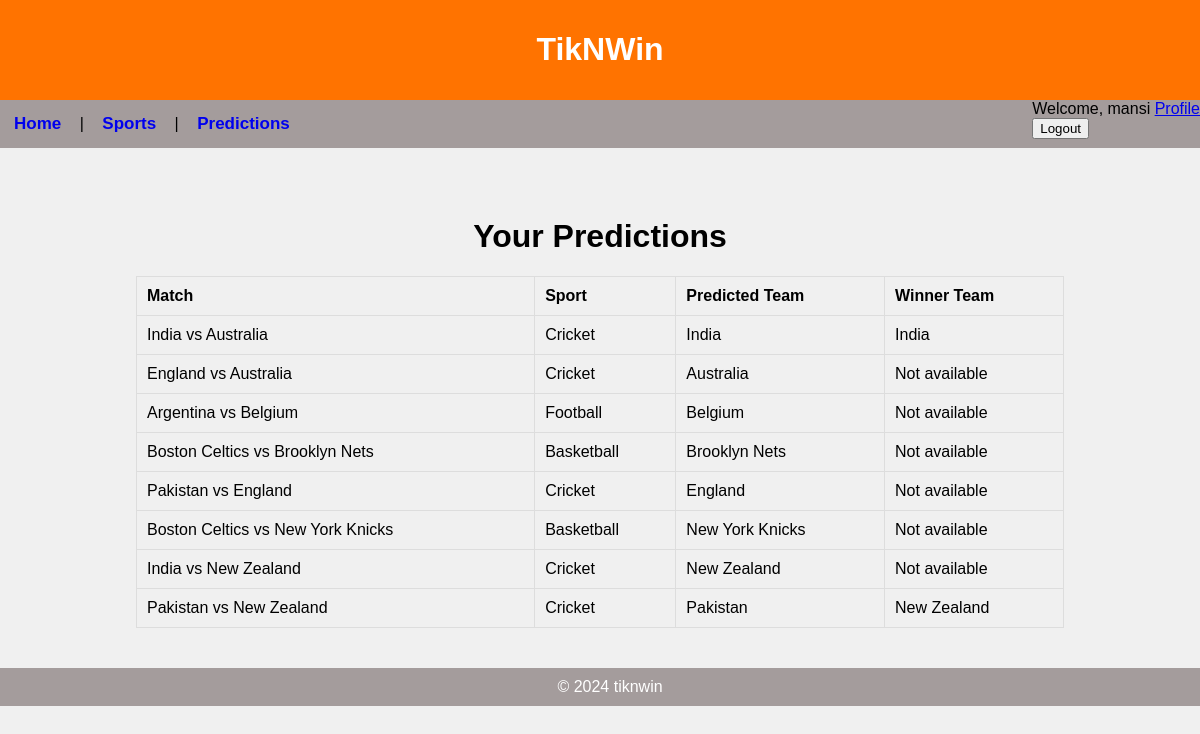
The page /predictions/ (signed in) on the database its author committed.
### app/models.py (models this page shows, shortened)
class User(AbstractUser):
    date_of_birth = models.DateField(null=True, blank=True)
    profile_picture = models.ImageField(upload_to='profile_pics/', null=True, blank=True)
    phone_number = models.CharField(max_length=15, null=True, blank=True)
    address = models.TextField(null=True, blank=True)
    bio = models.TextField(null=True, blank=True)
    gender = models.CharField(max_length=10, choices=[('Male', 'Male'), ('Female', 'Female'), ('Other', 'Other')], null=True, blank=True)
    occupation = models.CharField(max_length=255, null=True, blank=True)
    company = models.CharField(max_length=255, null=True, blank=True)
    receive_newsletter = models.BooleanField(default=False)
    created_at = models.DateTimeField(auto_now_add=True)
    updated_at = models.DateTimeField(auto_now=True)
    groups = models.ManyToManyField('auth.Group',blank=True,related_name='user_groups')
    user_permissions = models.ManyToManyField('auth.Permission',blank=True,related_name='user_user_permissions')

class Prediction(models.Model):
    user = models.ForeignKey('user', on_delete=models.CASCADE)
    match = models.ForeignKey('Match', on_delete=models.CASCADE)
    predicted_team = models.ForeignKey('Team', on_delete=models.CASCADE, null=True, blank=True)
    prediction_comment = models.TextField(blank=True)
    created_at = models.DateTimeField(auto_now_add=True)
    updated_at = models.DateTimeField(auto_now=True)

class Match(models.Model):
    home_team = models.ForeignKey('Team', related_name='home_matches', on_delete=models.CASCADE)
    away_team = models.ForeignKey('Team', related_name='away_matches', on_delete=models.CASCADE)
    date_time = models.DateTimeField()
    location = models.CharField(max_length=255)
    result = models.CharField(max_length=50, blank=True, null=True)
    description = models.TextField(blank=True)
    sports = models.ForeignKey('Sports', related_name='matches', on_delete=models.CASCADE, null=True, blank=True)
    created_at = models.DateTimeField(auto_now_add=True)
    updated_at = models.DateTimeField(auto_now=True)

class Team(models.Model):
    name = models.CharField(max_length=255, unique=True)
    abbreviation = models.CharField(max_length=10, unique=True)
    description = models.TextField(blank=True)
    founded_year = models.PositiveIntegerField(null=True, blank=True)
    home_stadium = models.CharField(max_length=255, blank=True)
    website = models.URLField(blank=True)
    flag_image = models.ImageField(upload_to='media/team_flags/', null=True, blank=True)
    sports = models.ManyToManyField('Sports', related_name='teams')
    created_at = models.DateTimeField(auto_now_add=True)
    updated_at = models.DateTimeField(auto_now=True)

class Sports(models.Model):
    name = models.CharField(max_length=255, unique=True)
    description = models.TextField(blank=True)
    image = models.ImageField(upload_to='media/images/', null=True, blank=True)
    founded_year = models.PositiveIntegerField(null=True, blank=True)
    country = models.CharField(max_length=100, blank=True)
    website = models.URLField(blank=True)
    created_at = models.DateTimeField(auto_now_add=True)
    updated_at = models.DateTimeField(auto_now=True)

### app/views.py (the view)
# urls.py: path('predictions/', predictions , name='predictions'),
@login_required(login_url='login')
def predictions(request):
    user = request.user
    predictions = Prediction.objects.filter(user=user)
    return render(request, "app/predictions.html", {'predictions': predictions})

### app/templates/app/predictions.html (shortened to what this page needs)
{% extends 'app/layout.html' %}
{% block header %}TikNWin{% endblock %}
{% block content %}
  <div style="text-align: center; margin-top: 50px;">
    <h1 style="font-size: 2em;">Your Predictions</h1>
    {% if predictions %}
      <table style="width: 80%; margin: 20px auto; border-collapse: collapse;">
        <thead>
          <tr>
            <th style="border: 1px solid #ddd; padding: 10px;">Match</th>
            <th style="border: 1px solid #ddd; padding: 10px;">Sport</th>
            <th style="border: 1px solid #ddd; padding: 10px;">Predicted Team</th>
            <th style="border: 1px solid #ddd; padding: 10px;">Winner Team</th>
          </tr>
        </thead>
        <tbody>
          {% for prediction in predictions %}
            <tr>
              <td style="border: 1px solid #ddd; padding: 10px;">{{ prediction.match.home_team.name }} vs {{ prediction.match.away_team.name }}</td>
              <td style="border: 1px solid #ddd; padding: 10px;">{{ prediction.match.sports.name }}</td>
              <td style="border: 1px solid #ddd; padding: 10px;">{{ prediction.predicted_team.name }}</td>
              <td style="border: 1px solid #ddd; padding: 10px;">{{ prediction.match.result|default:"Not available" }}</td>
            </tr>
          {% endfor %}
        </tbody>
      </table>
    {% else %}
      <p style="font-size: 1.5em;">You haven't made any predictions yet.</p>
    {% endif %}
  </div>
{% endblock %}

### app/templates/app/layout.html (shortened to what this page needs)
<!DOCTYPE html>
<html lang="en">
<head>
    {% load static %}
    <link rel="stylesheet" href="{% static 'app/styles.css' %}">
</head>
<body>
    <header>
        <h1>{% block header %}TiknWin{% endblock %}</h1>
    </header>
    <nav>
        <div class="left-links">
            <a class="links" href="{% url 'app:index' %}">Home</a> |
            <a class="links" href="{% url 'app:sports' %}">Sports</a> |
            <a class="links" href="{% url 'app:predictions' %}">Predictions</a>
        </div>
        <div class="right-links">
            {% if user.is_authenticated %}
                Welcome, {{ user.first_name }}
                <a href="{% url 'app:profile' %}">Profile</a>
                <form method="post" action="{% url 'logout' %}">
                <input type="submit" value="Logout">
                </form>
            {% else %}
                <a class="links" href="{% url 'login' %}">Login</a> |
                <a class="links" href="{% url 'app:register' %}">Register</a>
            {% endif %}
            </div>
    </nav>
    <main>
        {% block content %}{% endblock %}
    </main>
    <footer>
        &copy; {% block footer_year %}2024{% endblock %} tiknwin
    </footer>
</body>
</html>

### app/static/app/styles.css (style rules this page uses)
body { font-family: Arial, sans-serif; margin: 0; padding: 0; background-color: #f0f0f0; }
header { background-color: #ff7300; color: white; padding: 10px; text-align: center; }
nav { display: flex; top: 0; width: 100%; background-color: #a49c9c; overflow: auto; height: auto; }
.left-links { flex: 1 1 200px; }
.links { display: inline-block; text-align: center; padding: 14px; text-decoration: none; font-size: 17px; font-weight: bolder; }
main { padding: 20px; }
footer { background-color: #a49c9c; color: white; text-align: center; padding: 10px; position: relative; bottom: 0; width: 100%; }
table { text-align: left; }
td { vertical-align: top; }

### rows shown on the page
User: first_name "mansi"
Prediction: match.home_team.name "India", match.away_team.name "Australia", match.sports.name "Cricket", predicted_team.name "India", match.result "India"
Prediction: match.home_team.name "England", match.away_team.name "Australia", match.sports.name "Cricket", predicted_team.name "Australia", match.result "Not available"
Prediction: match.home_team.name "Argentina", match.away_team.name "Belgium", match.sports.name "Football", predicted_team.name "Belgium", match.result "Not available"
Prediction: match.home_team.name "Boston Celtics", match.away_team.name "Brooklyn Nets", match.sports.name "Basketball", predicted_team.name "Brooklyn Nets", match.result "Not available"
Prediction: match.home_team.name "Pakistan", match.away_team.name "England", match.sports.name "Cricket", predicted_team.name "England", match.result "Not available"
Prediction: match.home_team.name "Boston Celtics", match.away_team.name "New York Knicks", match.sports.name "Basketball", predicted_team.name "New York Knicks", match.result "Not available"
Prediction: match.home_team.name "India", match.away_team.name "New Zealand", match.sports.name "Cricket", predicted_team.name "New Zealand", match.result "Not available"
Prediction: match.home_team.name "Pakistan", match.away_team.name "New Zealand", match.sports.name "Cricket", predicted_team.name "Pakistan", match.result "New Zealand"
